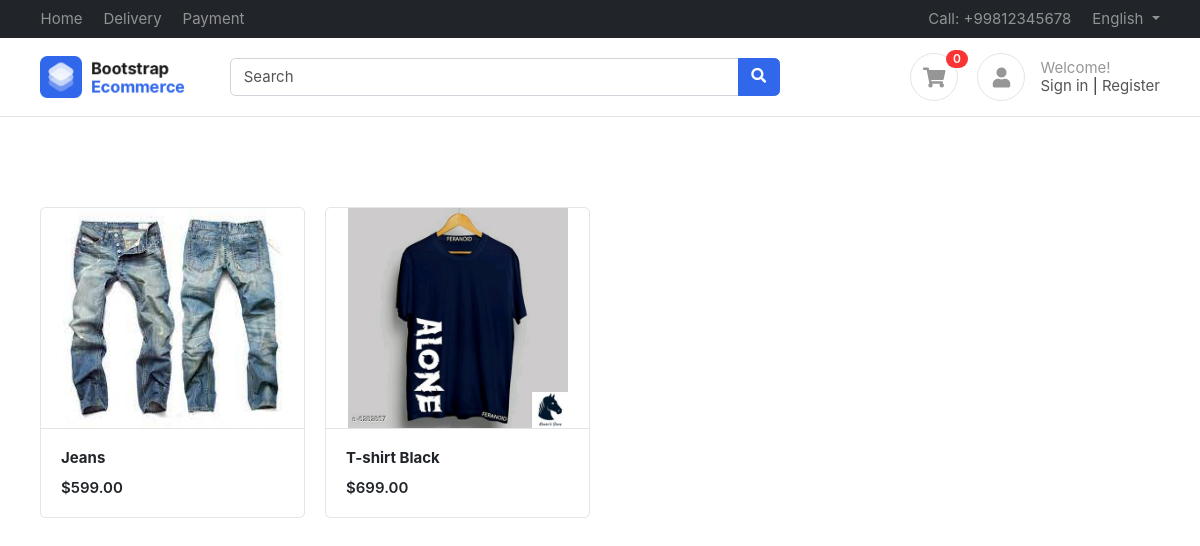
The page / (signed in) on the database as committed earlier.
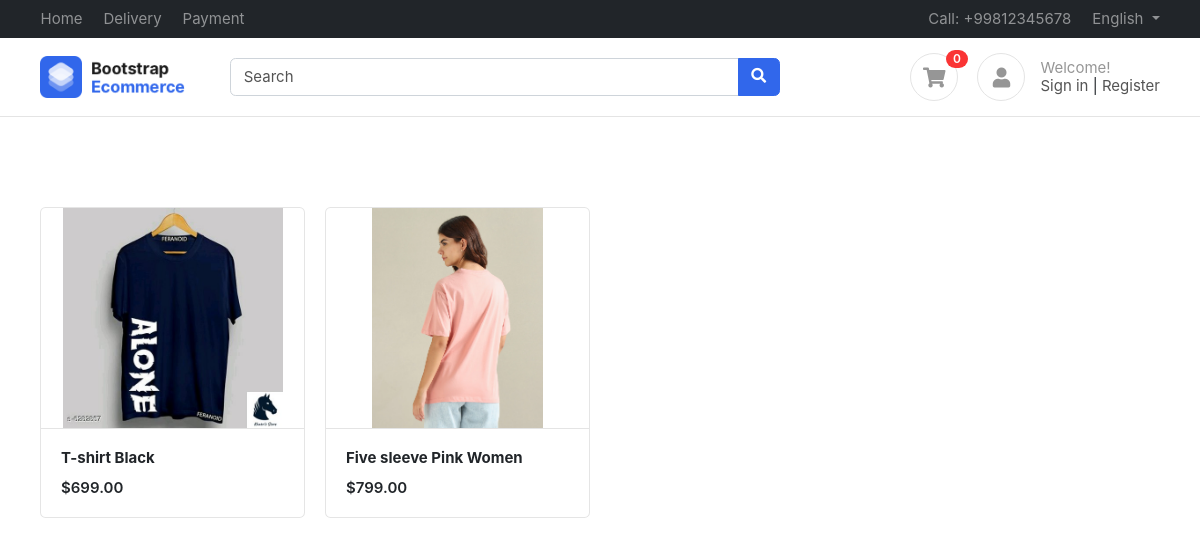
The same page on the database as committed later.
### products/models.py (models this page shows, shortened)
class Product(BaseModel):
    product_name = models.CharField(max_length=100)
    slug = models.SlugField(unique=True  , null=True , blank=True)
    category = models.ForeignKey(Category , on_delete=models.CASCADE , related_name="products")
    price = models.IntegerField()
    product_desription = models.TextField()
    color_variant = models.ManyToManyField(ColorVariant , blank=True)
    size_variant = models.ManyToManyField(SizeVariant , blank=True)

class ProductImage(BaseModel):
    product = models.ForeignKey(Product , on_delete=models.CASCADE , related_name="product_images")
    image =  models.ImageField(upload_to="product")

### home/views.py (the view)
# urls.py: path('' , index , name="index"),
def index(request):
    context = {'products' : Product.objects.all()}
    return render(request , 'home/index.html' , context)

### accounts/models.py (called while the page is built)
    def get_cart_count(self):
        return CartItems.objects.filter(cart__is_paid = False, cart__user = self.user).count()

### templates/home/index.html
{% extends "base/base.html"%}
{%  block start %}
<div class="container mt-5 pt-5">
    <div class="row">
        {% for product in products %}
        <div class="col-md-3">
            <figure class="card card-product-grid">
                <div class="img-wrap"> <img src="/media/{{product.product_images.first.image}}"> </div>
                <figcaption class="info-wrap border-top">
                    <a href="{% url 'get_product' product.slug %}" class="title">
                        <b>{{product.product_name}}</b></a>
                    <div class="price mt-2">${{product.price}}.00</div>
                </figcaption>
            </figure>
        </div>
        {% endfor %}
    </div>
    </div>
{% endblock %}

Rows that differ between the two databases and show on the page:
removed Product: product_images.first.image (picture), product_name "Jeans", price "599"
added Product: product_images.first.image (picture), product_name "Five sleeve Pink Women", price "799"
